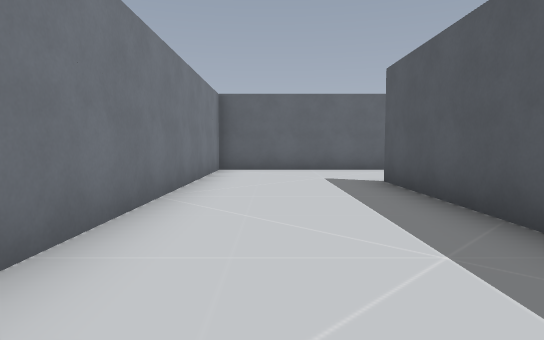
[1] (above)

24 first-person views from a walk through a 3-D level made in the Godot game engine. The camera is 1.3 m above the floor, tilts 4° down and sees 75° across. The floor is counted in squares, 2 m on a side. Each view is taken from the middle of a square. On the plan, view 1 faces up. The plan holds only what a view shows up to about 10 squares ahead; the rest is blank. The place goes on beyond the plan. Some surface patterns are stand-ins.

[2]
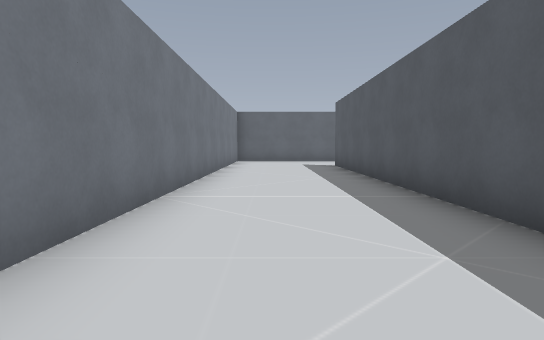

[3]
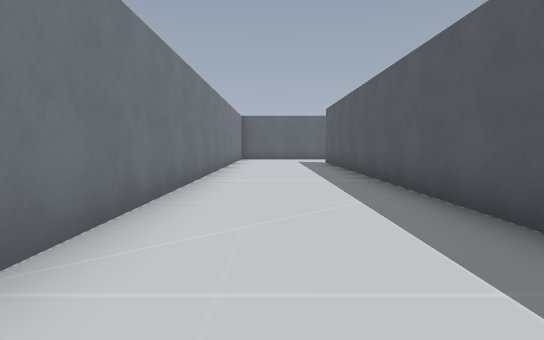

[4]
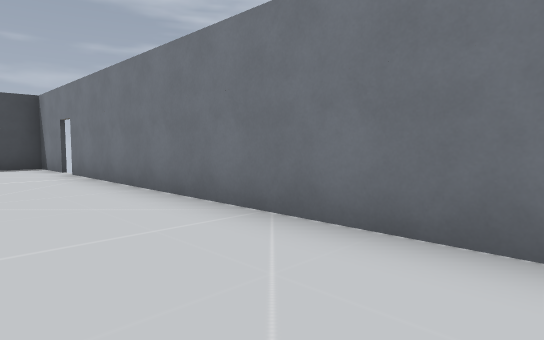

[5]
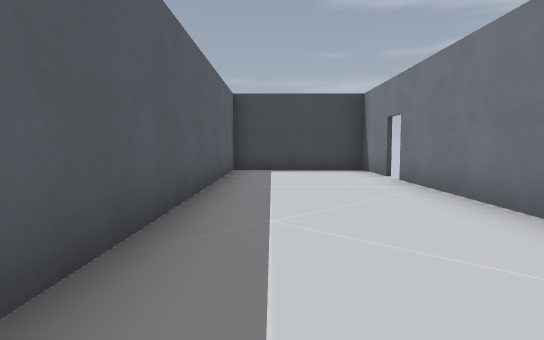

[6]
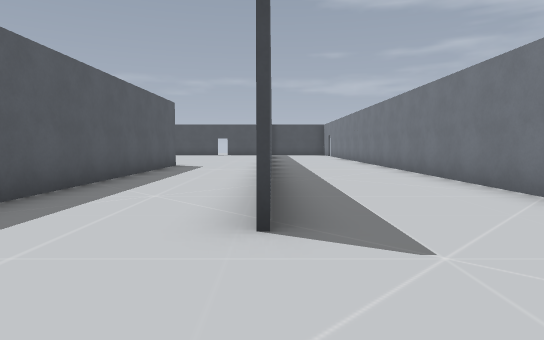

[7]
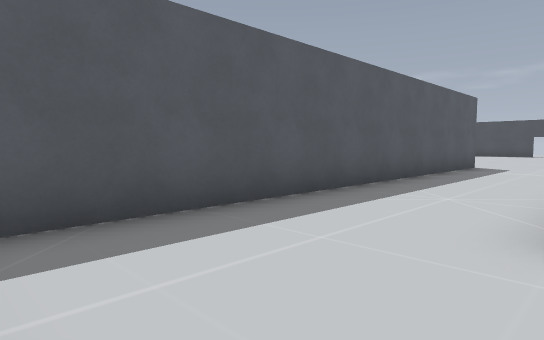

[8]
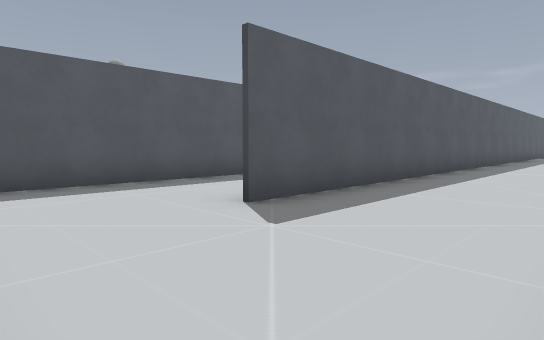

[9]
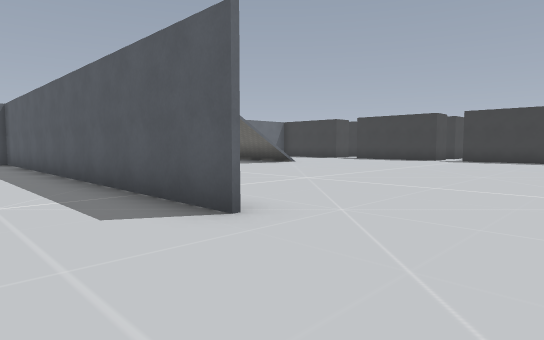

[10]
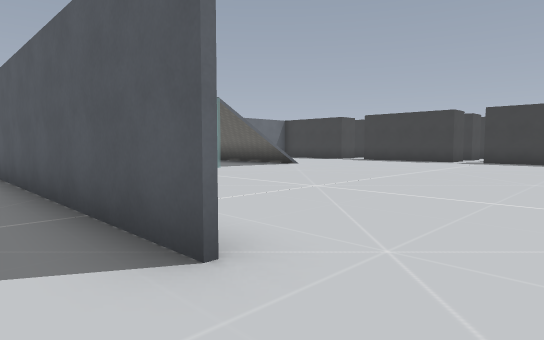

[11]
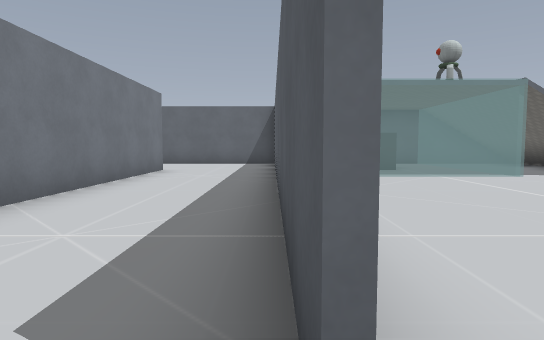

[12]
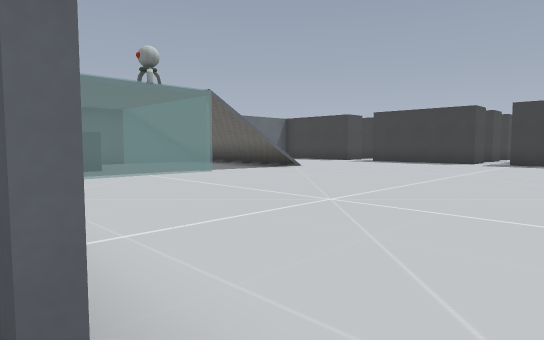

[13]
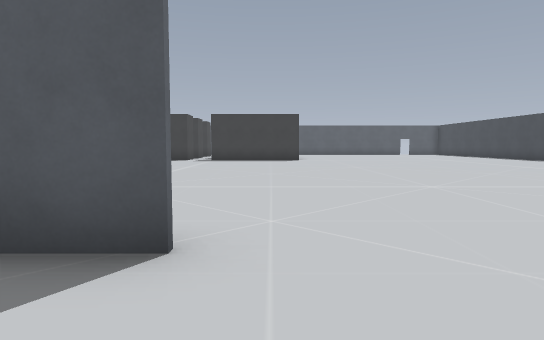

[14]
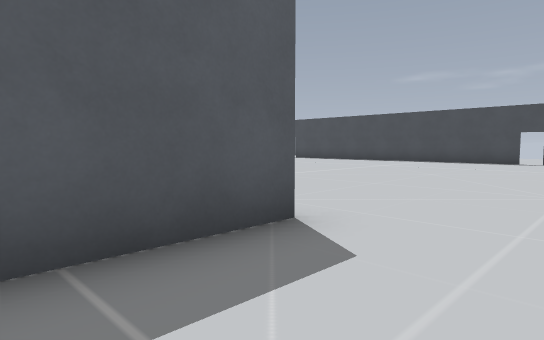

[15]
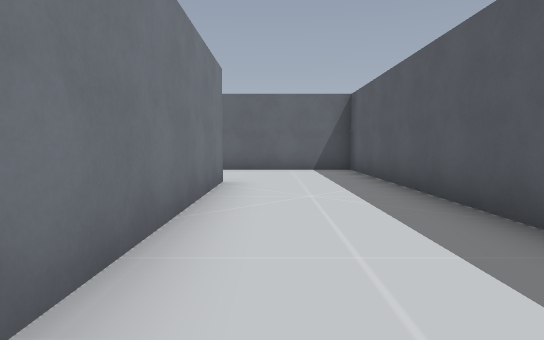

[16]
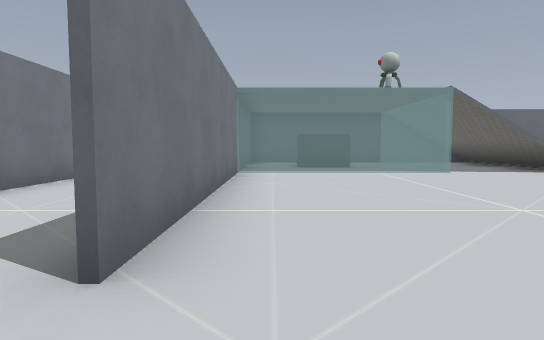

[17]
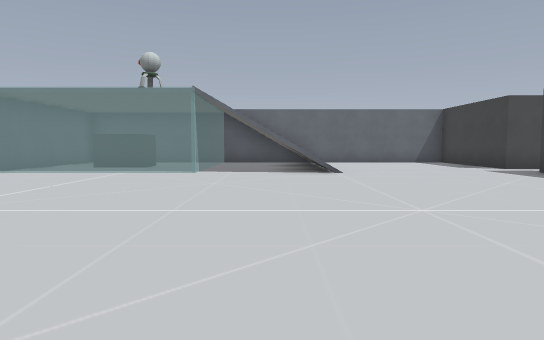

[18]
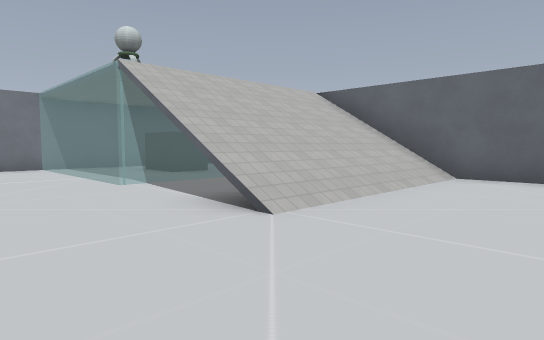

[19]
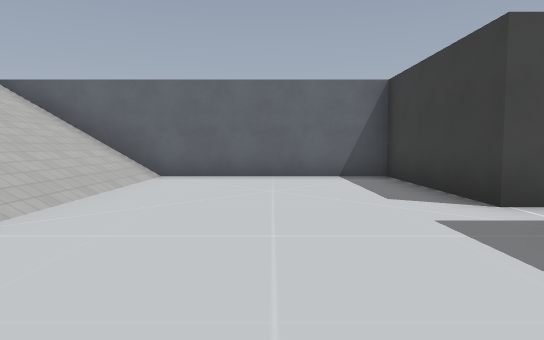

[20]
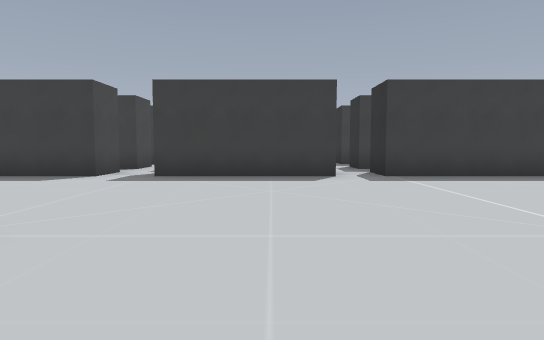

[21]
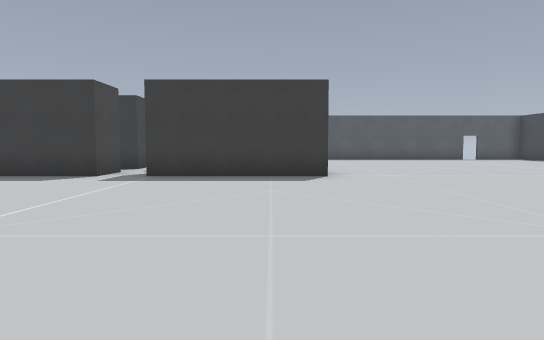

[22]
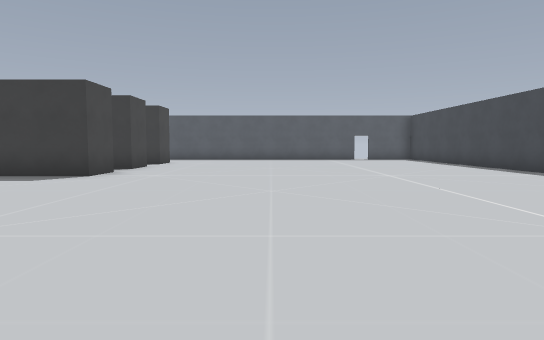

[23]
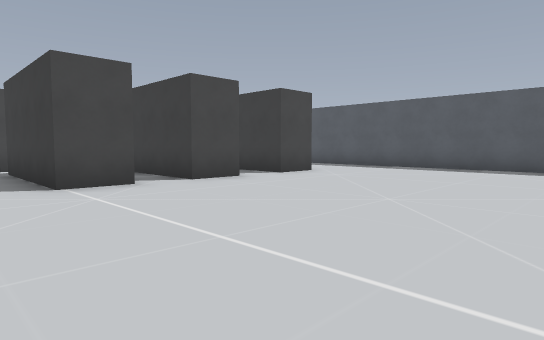

[24]
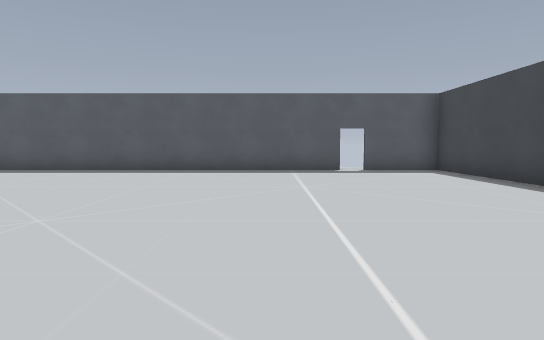

### Floor plan
Points are (right, up) in squares from view 1. A wall is a line through its corners. A room is listed if a view was taken in it or the views show most of it. See-through windows are left out.
Room 1 (views 1, 2, 3, 4, 5, 6, 7, 8, 14, 15)
walls: (2, -4.5) (2, 6.4); (5.1, -2.5) (5.1, 9.4) (-1.4, 9.4) (-1.4, -11.8); (2.1, 6.4) (2.1, 0.6); (-1.4, -12.4) (-1.4, -14.3) (2, -14.3) (2, -6.3)
ways out: opening at (3.5, -3) to room 2
Room 2 (views 9, 10, 11, 12, 13, 16, 17, 18, 19, 20, 21, 22, 23, 24)
walls: (19.6, -4.2) (18.4, -4.2) (18.4, -0.4) (19.6, -0.4); (19.6, 0.7) (18.4, 0.7) (18.4, 4.5); (21.9, -4.2) (20.7, -4.2) (20.7, -0.4); (20.7, 0.6) (20.7, 1.2); (24.4, -4.2) (23.1, -4.2) (23.1, -2.6); (19.6, 5.7) (18.4, 5.7) (18.4, 9.4) (12, 9.4); (19.2, -14.3) (21.1, -14.3); (21.1, 5.7) (20.7, 5.7) (20.7, 6.2); (23.6, -14.3) (27.3, -14.3) (27.3, -12.4); (5.2, 6.1) (5.2, -2.5); (27.3, -11.9) (27.3, -2.7)
ways out: opening at (3.5, -3) to room 1; opening at (7.5, 5); opening at (27, -12)

Positions as (right, up) in squares from view 1, and headings:
1: (0, 0), facing up
2: (0, -5), facing up
3: (0, -7), facing up
4: (1, -3), facing down-left
5: (1, -5), facing down
6: (2, 9), facing down
7: (2, 9), facing down-right
8: (-1, 9), facing down-right
9: (3, -5), facing up-right
10: (4, -4), facing up-right
11: (5, -3), facing up
12: (5, -3), facing up-right
13: (3, -3), facing right
14: (3, 0), facing down-right
15: (3, 0), facing up
16: (6, -4), facing up
17: (12, -4), facing up
18: (16, 2), facing up-left
19: (16, 2), facing up
20: (11, 2), facing right
21: (11, -3), facing right
22: (11, -8), facing right
23: (17, -10), facing up-right
24: (18, -10), facing right
